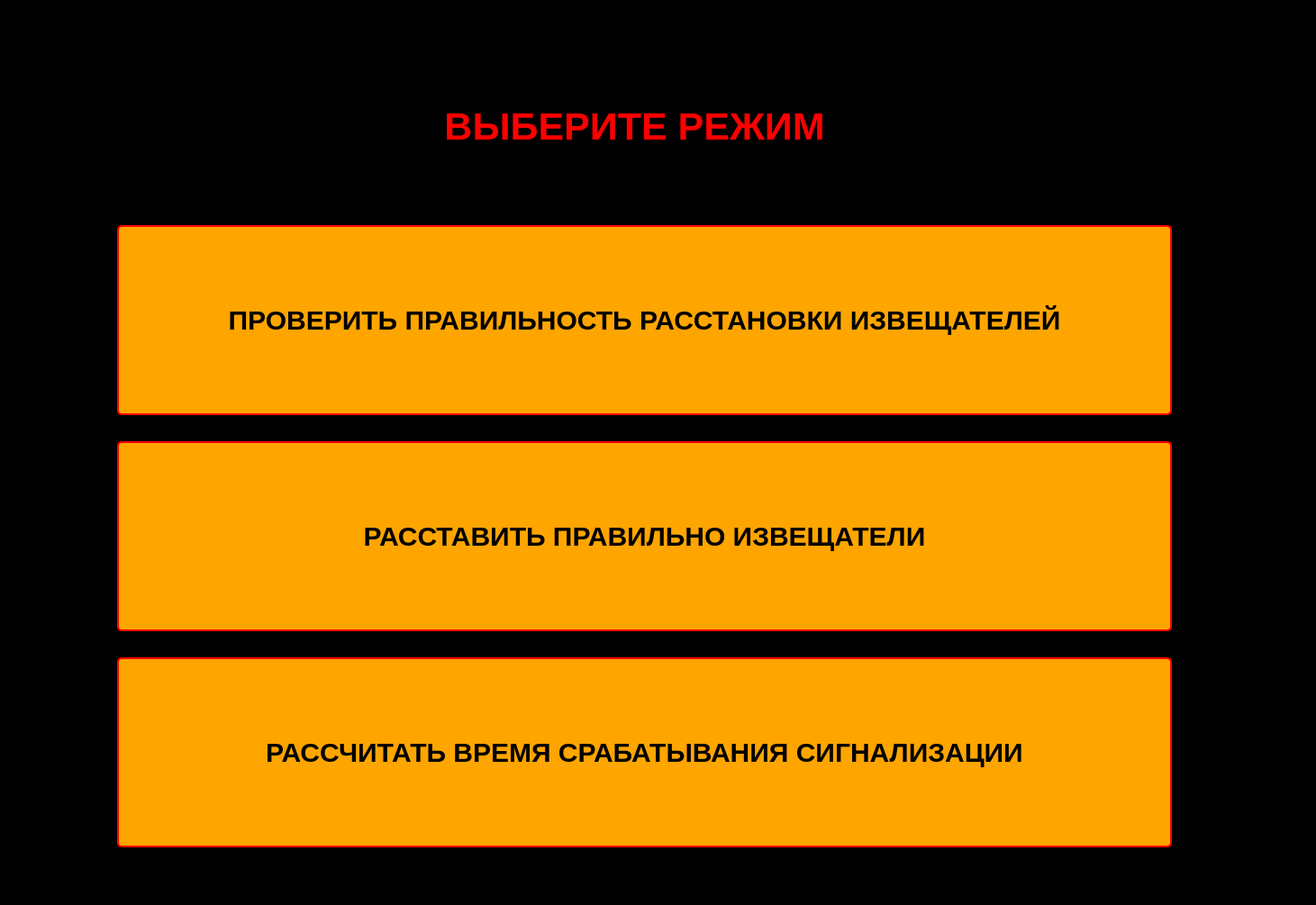
<?xml version="1.0" encoding="UTF-8"?>
<ui version="4.0">
 <class>ChoiceMode</class>
 <widget class="QDialog" name="ChoiceMode">
  <property name="geometry">
   <rect>
    <x>0</x>
    <y>0</y>
    <width>1461</width>
    <height>1005</height>
   </rect>
  </property>
  <property name="windowTitle">
   <string>Dialog</string>
  </property>
  <property name="styleSheet">
   <string notr="true">background-color: lightbblack;</string>
  </property>
  <widget class="QLabel" name="label">
   <property name="geometry">
    <rect>
     <x>130</x>
     <y>10</y>
     <width>1161</width>
     <height>261</height>
    </rect>
   </property>
   <property name="text">
    <string>&lt;html&gt;&lt;head/&gt;&lt;body&gt;&lt;p align=&quot;center&quot;&gt;&lt;span style=&quot; font-size:32pt; font-weight:600; color:red;&quot;&gt;ВЫБЕРИТЕ РЕЖИМ &lt;/span&gt;&lt;/p&gt;&lt;/body&gt;&lt;/html&gt;</string>
   </property>
  </widget>
  <widget class="QPushButton" name="pushButton">
   <property name="geometry">
    <rect>
     <x>130</x>
     <y>250</y>
     <width>1171</width>
     <height>211</height>
    </rect>
   </property>
   <property name="styleSheet">
    <string notr="true">QPushButton {
    background-color:  orange;
    color: black;
    font-weight: bold;        /* Жирный */
    font-size: 30px;         /* Размер */
    font-family: Arial;      /* Шрифт (опционально) */
    border: 2px solid red;
    border-radius: 5px;
    padding: 10px;
}
QPushButton:hover {
    background-color: #ff7705; /* Цвет при наведении */
}

QPushButton:pressed {
    background-color: #ff7705;   /* Цвет при нажатии */
}</string>
   </property>
   <property name="text">
    <string>ПРОВЕРИТЬ ПРАВИЛЬНОСТЬ РАССТАНОВКИ ИЗВЕЩАТЕЛЕЙ</string>
   </property>
  </widget>
  <widget class="QPushButton" name="pushButton_2">
   <property name="geometry">
    <rect>
     <x>130</x>
     <y>490</y>
     <width>1171</width>
     <height>211</height>
    </rect>
   </property>
   <property name="styleSheet">
    <string notr="true">QPushButton {
    background-color: orange;
    color: black;
    font-weight: bold;        /* Жирный */
    font-size: 30px;         /* Размер */
    font-family: Arial;      /* Шрифт (опционально) */
    border: 2px solid red;
    border-radius: 5px;
    padding: 10px;
}
QPushButton:hover {
    background-color: #ff7705; /* Цвет при наведении */
}

QPushButton:pressed {
    background-color: #ff7705;   /* Цвет при нажатии */
}</string>
   </property>
   <property name="text">
    <string>РАССТАВИТЬ ПРАВИЛЬНО ИЗВЕЩАТЕЛИ</string>
   </property>
  </widget>
  <widget class="QPushButton" name="pushButton_3">
   <property name="geometry">
    <rect>
     <x>130</x>
     <y>730</y>
     <width>1171</width>
     <height>211</height>
    </rect>
   </property>
   <property name="styleSheet">
    <string notr="true">QPushButton {
    background-color:  orange;
    color: black;
    font-weight: bold;        /* Жирный */
    font-size: 30px;         /* Размер */
    font-family: Arial;      /* Шрифт (опционально) */
    border: 2px solid red;
    border-radius: 5px;
    padding: 10px;
}
QPushButton:hover {
    background-color: #ff7705; /* Цвет при наведении */
}

QPushButton:pressed {
    background-color: #ff7705;   /* Цвет при нажатии */
}</string>
   </property>
   <property name="text">
    <string>РАССЧИТАТЬ ВРЕМЯ СРАБАТЫВАНИЯ СИГНАЛИЗАЦИИ</string>
   </property>
  </widget>
 </widget>
 <resources/>
 <connections/>
</ui>
